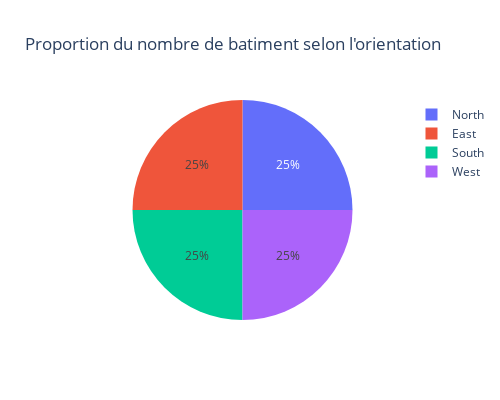

Notebook source saved alongside this figure:
### Markdown cell above
Il n'y a pas de transformation de variables nécessaires. On remarque tout de même que la variable **Roof Area** est inéquitablement répartie.

<br>

### Code cell
px.pie(x, names='orientation', width=500, height=400, 
       title="Proportion du nombre de batiment selon l'orientation")

### Figure 1 — Plotly figure (JSON) as saved in the notebook; plotly's stock layout.template omitted (floating-point values rounded to 4 significant figures; data arrays with more than 128 entries replaced by an {"elided": "..."} marker saying what was removed)
{"data": [{"domain": {"x": [0, 1], "y": [0, 1]}, "hovertemplate": "orientation=%{label}<extra></extra>", "labels": {"elided": "768 str values"}, "legendgroup": "", "name": "", "showlegend": true, "type": "pie"}], "layout": {"height": 400, "legend": {"tracegroupgap": 0}, "title": {"text": "Proportion du nombre de batiment selon l'orientation"}, "width": 500}}
